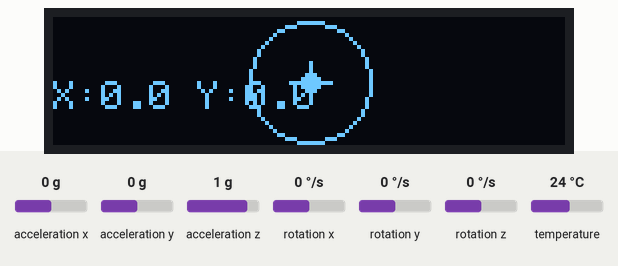
Simulated run of this sketch. Board: Arduino Nano, built with avr-gcc and run on an emulated ATmega328P. Shown: 128×32 one-colour display. The test bench sets the inputs (shaded band); at power-on: acceleration x 0 g, acceleration y 0 g, acceleration z 1 g, rotation x 0 °/s, rotation y 0 °/s, rotation z 0 °/s, temperature 24 °C.

Above: at 2.2 s.
2.3 s: acceleration x set to -1.4 g
At 2.6 s:
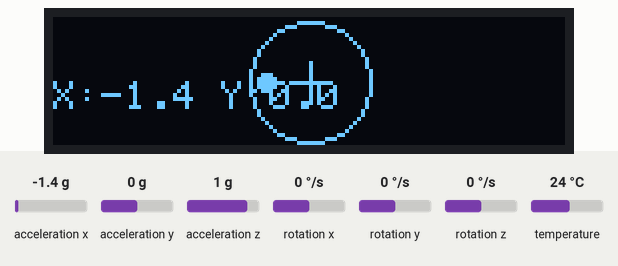
3.8 s: acceleration y set to -1.4 g
At 4.4 s:
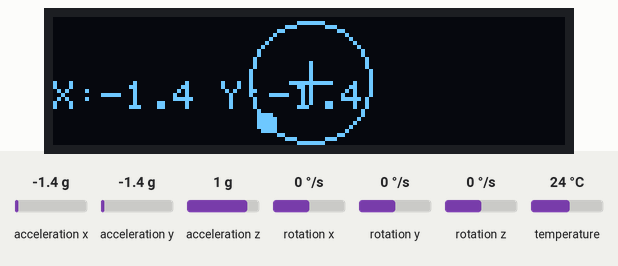
5.3 s: acceleration x set to -0.8 g
At 6.5 s:
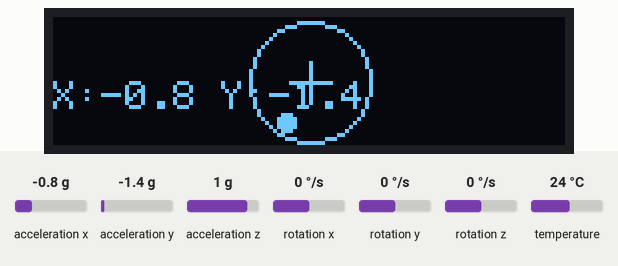
6.8 s: acceleration y set to -0.8 g
At 7.3 s:
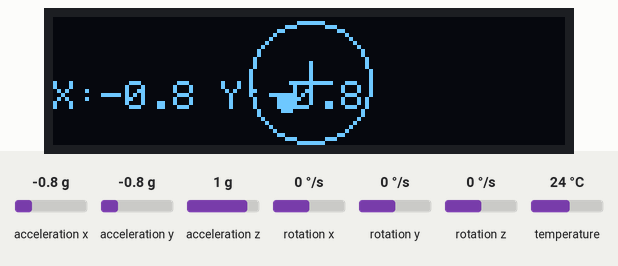
Timing chart, 0 to 9.3 s (numbered marks = the images above; inputs shaded):
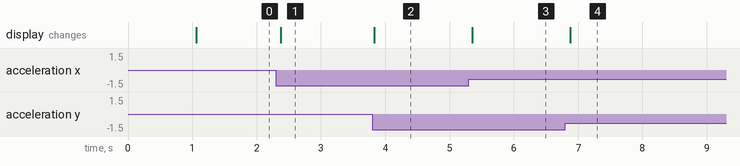

Measured:
- after the input at 2.3 s, the display: changes after 0.08 s (image 1)
- after the input at 3.8 s, the display: changes at once (image 2)
- after the input at 5.3 s, the display: changes after 0.06 s (image 3)
- after the input at 6.8 s, the display: changes after 0.08 s (image 4)

The sketch:

Accelerometer_G_force_meter_Nano.ino
```cpp
#include <Wire.h>
#include <Adafruit_GFX.h>
#include <Adafruit_SSD1306.h>
#include <Adafruit_MPU6050.h>

Adafruit_SSD1306 display(128, 32, &Wire, -1);
Adafruit_MPU6050 mpu;

// Display center coordinates and radius
const int centerX = 64;
const int centerY = 16;
const int circleRadius = 15;

void setup() {
  Serial.begin(9600);

  // Initialize OLED
  if(!display.begin(SSD1306_SWITCHCAPVCC, 0x3C)) {
    Serial.println(F("SSD1306 allocation failed"));
    for(;;);
  }

  // Initialize MPU6050
  if (!mpu.begin()) {
    Serial.println("MPU6050 not found!");
    while(1);
  }

  mpu.setAccelerometerRange(MPU6050_RANGE_2_G);

  // Draw static elements
  display.clearDisplay();
  // Draw circle
  display.drawCircle(centerX, centerY, circleRadius, SSD1306_WHITE);
  // Draw center crosshair
  display.drawLine(centerX-5, centerY, centerX+5, centerY, SSD1306_WHITE);
  display.drawLine(centerX, centerY-5, centerX, centerY+5, SSD1306_WHITE);
  display.display();
  delay(1000);
}

void loop() {
  sensors_event_t a, g, temp;
  mpu.getEvent(&a, &g, &temp);

  // Convert to G-forces
  float x_g = a.acceleration.x / 9.81;
  float y_g = a.acceleration.y / 9.81;

  // Map acceleration to screen coordinates
  int dotX = centerX + (x_g * circleRadius / 2); // 2G max range
  int dotY = centerY - (y_g * circleRadius / 2); // Invert Y axis

  // Constrain dot to circle boundaries
  dotX = constrain(dotX, centerX - circleRadius, centerX + circleRadius);
  dotY = constrain(dotY, centerY - circleRadius, centerY + circleRadius);

  // Update display
  display.clearDisplay();

  // Redraw static elements
  display.drawCircle(centerX, centerY, circleRadius, SSD1306_WHITE);
  display.drawLine(centerX-5, centerY, centerX+5, centerY, SSD1306_WHITE);
  display.drawLine(centerX, centerY-5, centerX, centerY+5, SSD1306_WHITE);

  // Draw acceleration dot
  display.fillCircle(dotX, dotY, 2, SSD1306_WHITE);

  // Add text labels
  display.setTextSize(1);
  display.setTextColor(SSD1306_WHITE);
  display.setCursor(0, 16);
  display.print("X:"); display.print(x_g, 1);
  display.print(" Y:"); display.print(y_g, 1);

  display.display();
  delay(50);
}
```
